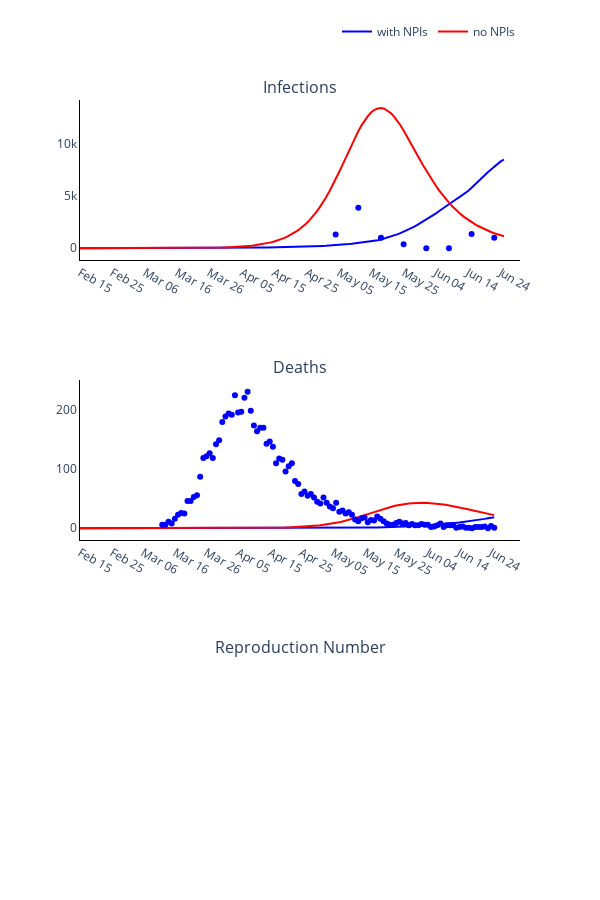

Here is the notebook cell this chart was saved with:
### Markdown cell above
### Plot observed versus predicted using model with optimised parameters

### Code cell
# Trace names - represent the solver used for the simulation
trace_name = ['with NPIs', 'no NPIs']
titles = ['Infections', 'Deaths', 'Reproduction Number']

fig = go.Figure()
fig = make_subplots(rows=len(titles), cols=1, subplot_titles=tuple(titles), horizontal_spacing = 0.15)

# Plot (continuous predicted timeline and pointwise observed numbers each day)
for r, region in enumerate(regions):
    # Plot of infections
    fig.add_trace(
        go.Scatter(
            x=times,
            y=new_infec_pred[r].tolist(),
            mode='lines',
            name=trace_name[0],
            line_color=colours[r]
        ),
        row= 1,
        col= 1
    )

    fig.add_trace(
        go.Scatter(
            x=serology_times,
            y=np.sum(np.multiply(np.nan_to_num(np.divide(positives_data[r], tests[r])), susceptibles[r]), axis=1).tolist(),
            mode='markers',
            name=trace_name[r],
            showlegend=False,
            line_color=colours[r]
        ),
        row= 1,
        col= 1
    )

    fig.add_trace(
        go.Scatter(
            x=times,
            y=new_infec_pred_fix[r].tolist(),
            mode='lines',
            name=trace_name[1],
            line_color='red'
        ),
        row= 1,
        col= 1
    )

    # Plot deaths
    fig.add_trace(
        go.Scatter(
            x=times,
            y=deaths_pred[r].tolist(),
            mode='lines',
            name=trace_name[0],
            showlegend=False,
            line_color=colours[r]
        ),
        row= 2,
        col= 1
    )

    fig.add_trace(
        go.Scatter(
            x=times,
            y=deaths_pred_fix[r].tolist(),
            mode='lines',
            name=trace_name[1],
            showlegend=False,
            line_color='red'
        ),
        row= 2,
        col= 1
    )

    fig.add_trace(
        go.Scatter(
            x=deaths_times,
            y=np.sum(deaths_data[r], axis=1).tolist(),
            mode='markers',
            name=trace_name[r],
            showlegend=False,
            line_color=colours[r]
        ),
        row= 2,
        col= 1
    )

    # Plot reproduction number
    #fig.add_trace(
    #    go.Scatter(
    #        x=times,
    #        y=reprod_num_pred[r].tolist(),
    #        mode='lines',
    #        name=trace_name[r],
    #        showlegend=False,
    #        line_color=colours[r]
    #    ),
    #    row= 3,
    #    col= 1
    #)

# Add axis labels
fig.update_layout(
    width=600, 
    height=900,
    plot_bgcolor='white',
    xaxis=dict(
        linecolor='black',
        tickvals=np.arange(1, total_days, 10).tolist(),
        ticktext=['Feb 15', 'Feb 25', 'Mar 06', 'Mar 16', 'Mar 26', 'Apr 05', 'Apr 15', 'Apr 25', 'May 05', 'May 15', 'May 25', 'Jun 04', 'Jun 14', 'Jun 24']),
    yaxis=dict(linecolor='black'),
    xaxis2=dict(
        linecolor='black',
        tickvals=np.arange(1, total_days, 10).tolist(),
        ticktext=['Feb 15', 'Feb 25', 'Mar 06', 'Mar 16', 'Mar 26', 'Apr 05', 'Apr 15', 'Apr 25', 'May 05', 'May 15', 'May 25', 'Jun 04', 'Jun 14', 'Jun 24']),
    yaxis2=dict(linecolor='black'),
    xaxis3=dict(
        linecolor='black',
        tickvals=np.arange(1, total_days, 10).tolist(),
        ticktext=['Feb 15', 'Feb 25', 'Mar 06', 'Mar 16', 'Mar 26', 'Apr 05', 'Apr 15', 'Apr 25', 'May 05', 'May 15', 'May 25', 'Jun 04', 'Jun 14', 'Jun 24']),
    yaxis3=dict(linecolor='black'),
    legend=dict(
        orientation='h',
        yanchor="bottom",
        y=1.075,
        xanchor="right",
        x=1)
    )

fig.write_image('images/Figure-3-optimisation.pdf')
fig.show()

### Figure 1 — Plotly figure (JSON) as saved in the notebook; plotly's stock layout.template omitted (floating-point values rounded to 4 significant figures; data arrays with more than 128 entries replaced by an {"elided": "..."} marker saying what was removed)
{"data": [{"line": {"color": "blue"}, "mode": "lines", "name": "with NPIs", "type": "scatter", "x": {"elided": "132 int values"}, "xaxis": "x", "y": {"elided": "132 float values"}, "yaxis": "y"}, {"line": {"color": "blue"}, "mode": "markers", "name": "with NPIs", "showlegend": false, "type": "scatter", "x": [80, 87, 94, 101, 108, 115, 122, 129], "xaxis": "x", "y": [1324.0, 3902.0, 1017.0, 372.9, 0, 0, 1378.0, 997.1, 982, 818.3, 241.0, 240.6, 0, 0, 827.9, 1296.0, 0, 1934.0, 2575.0, 2745.0, 709.9, 3286.0, 7272.0, 5684.0, 3567.0, 0, 6016.0, 7705.0, 8541.0, 0, 19160.0, 16580.0, 16990.0, 4429.0, 3429.0, 3375.0, 2405.0, 1205.0, 725.3, 1277.0, 6202.0, 998.6, 527.7, 1008.0, 0, 669.5, 446.0, 1265.0, 739.8, 6587.0, 6924.0, 5566.0, 3583.0], "yaxis": "y"}, {"line": {"color": "red"}, "mode": "lines", "name": "no NPIs", "type": "scatter", "x": {"elided": "132 int values"}, "xaxis": "x", "y": {"elided": "132 float values"}, "yaxis": "y"}, {"line": {"color": "blue"}, "mode": "lines", "name": "with NPIs", "showlegend": false, "type": "scatter", "x": {"elided": "132 int values"}, "xaxis": "x2", "y": {"elided": "132 float values"}, "yaxis": "y2"}, {"line": {"color": "red"}, "mode": "lines", "name": "no NPIs", "showlegend": false, "type": "scatter", "x": {"elided": "132 int values"}, "xaxis": "x2", "y": {"elided": "132 float values"}, "yaxis": "y2"}, {"line": {"color": "blue"}, "mode": "markers", "name": "with NPIs", "showlegend": false, "type": "scatter", "x": [27, 28, 29, 30, 31, 32, 33, 34, 35, 36, 37, 38, 39, 40, 41, 42, 43, 44, 45, 46, 47, 48, 49, 50, 51, 52, 53, 54, 55, 56, 57, 58, 59, 60, 61, 62, 63, 64, 65, 66, 67, 68, 69, 70, 71, 72, 73, 74, 75, 76, 77, 78, 79, 80, 81, 82, 83, 84, 85, 86, 87, 88, 89, 90, 91, 92, 93, 94, 95, 96, 97, 98, 99, 100, 101, 102, 103, 104, 105, 106, 107, 108, 109, 110, 111, 112, 113, 114, 115, 116, 117, 118, 119, 120, 121, 122, 123, 124, 125, 126, 127, 128, 129, 130, 131, 132], "xaxis": "x2", "y": {"elided": "471 int values"}, "yaxis": "y2"}], "layout": {"annotations": [{"font": {"size": 16}, "showarrow": false, "text": "Infections", "x": 0.5, "xanchor": "center", "xref": "paper", "y": 1, "yanchor": "bottom", "yref": "paper"}, {"font": {"size": 16}, "showarrow": false, "text": "Deaths", "x": 0.5, "xanchor": "center", "xref": "paper", "y": 0.6111, "yanchor": "bottom", "yref": "paper"}, {"font": {"size": 16}, "showarrow": false, "text": "Reproduction Number", "x": 0.5, "xanchor": "center", "xref": "paper", "y": 0.2222, "yanchor": "bottom", "yref": "paper"}], "height": 900, "legend": {"orientation": "h", "x": 1, "xanchor": "right", "y": 1.075, "yanchor": "bottom"}, "plot_bgcolor": "white", "width": 600, "xaxis": {"anchor": "y", "domain": [0, 1], "linecolor": "black", "ticktext": ["Feb 15", "Feb 25", "Mar 06", "Mar 16", "Mar 26", "Apr 05", "Apr 15", "Apr 25", "May 05", "May 15", "May 25", "Jun 04", "Jun 14", "Jun 24"], "tickvals": [1, 11, 21, 31, 41, 51, 61, 71, 81, 91, 101, 111, 121, 131]}, "xaxis2": {"anchor": "y2", "domain": [0, 1], "linecolor": "black", "ticktext": ["Feb 15", "Feb 25", "Mar 06", "Mar 16", "Mar 26", "Apr 05", "Apr 15", "Apr 25", "May 05", "May 15", "May 25", "Jun 04", "Jun 14", "Jun 24"], "tickvals": [1, 11, 21, 31, 41, 51, 61, 71, 81, 91, 101, 111, 121, 131]}, "xaxis3": {"anchor": "y3", "domain": [0, 1], "linecolor": "black", "ticktext": ["Feb 15", "Feb 25", "Mar 06", "Mar 16", "Mar 26", "Apr 05", "Apr 15", "Apr 25", "May 05", "May 15", "May 25", "Jun 04", "Jun 14", "Jun 24"], "tickvals": [1, 11, 21, 31, 41, 51, 61, 71, 81, 91, 101, 111, 121, 131]}, "yaxis": {"anchor": "x", "domain": [0.7778, 1], "linecolor": "black"}, "yaxis2": {"anchor": "x2", "domain": [0.3889, 0.6111], "linecolor": "black"}, "yaxis3": {"anchor": "x3", "domain": [0, 0.2222], "linecolor": "black"}}}
